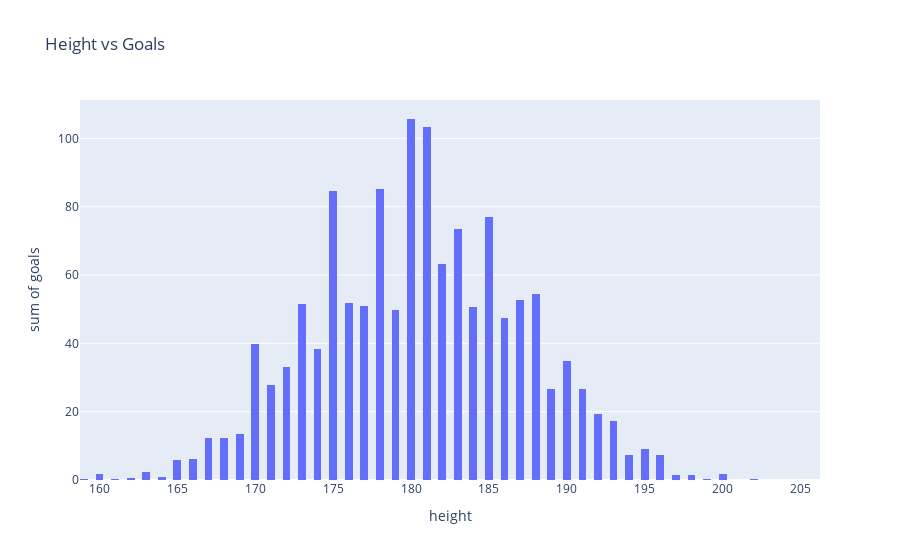

Here is the notebook cell this chart was saved with:
### Markdown cell above
1. Height vs Goals

### Code cell
fig = px.histogram(df, x='height', y='goals', title='Height vs Goals')
fig.show()

### Figure 1 — Plotly figure (JSON) as saved in the notebook; plotly's stock layout.template omitted (floating-point values rounded to 4 significant figures; data arrays with more than 128 entries replaced by an {"elided": "..."} marker saying what was removed)
{"data": [{"alignmentgroup": "True", "bingroup": "x", "histfunc": "sum", "hovertemplate": "height=%{x}<br>sum of goals=%{y}<extra></extra>", "legendgroup": "", "marker": {"color": "#636efa", "pattern": {"shape": ""}}, "name": "", "offsetgroup": "", "orientation": "v", "showlegend": false, "type": "histogram", "x": {"elided": "10754 float values"}, "xaxis": "x", "y": {"elided": "10754 float values"}, "yaxis": "y"}], "layout": {"barmode": "relative", "legend": {"tracegroupgap": 0}, "title": {"text": "Height vs Goals"}, "xaxis": {"anchor": "y", "domain": [0, 1], "title": {"text": "height"}}, "yaxis": {"anchor": "x", "domain": [0, 1], "title": {"text": "sum of goals"}}}}
